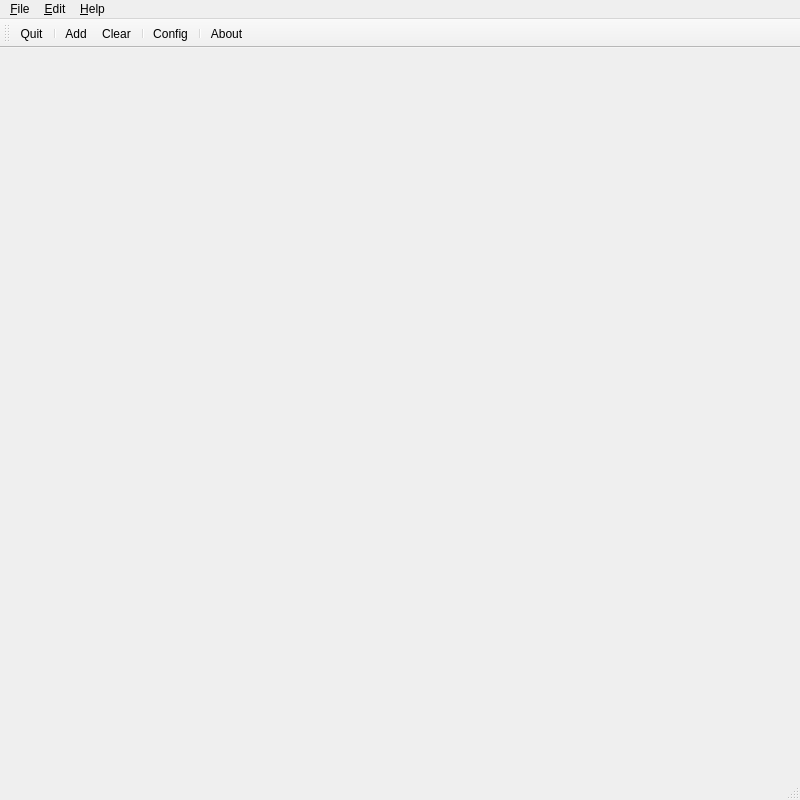
<?xml version="1.0" encoding="UTF-8"?>
<ui version="4.0">
 <class>MainWindow</class>
 <widget class="QMainWindow" name="MainWindow">
  <property name="geometry">
   <rect>
    <x>0</x>
    <y>0</y>
    <width>800</width>
    <height>800</height>
   </rect>
  </property>
  <property name="windowTitle">
   <string>dmmsnoop</string>
  </property>
  <widget class="QTableView" name="QTV_MidiMsg">
   <property name="horizontalScrollBarPolicy">
    <enum>Qt::ScrollBarAsNeeded</enum>
   </property>
   <property name="editTriggers">
    <set>QAbstractItemView::CurrentChanged|QAbstractItemView::SelectedClicked</set>
   </property>
   <property name="alternatingRowColors">
    <bool>false</bool>
   </property>
   <property name="selectionMode">
    <enum>QAbstractItemView::SingleSelection</enum>
   </property>
   <property name="verticalScrollMode">
    <enum>QAbstractItemView::ScrollPerPixel</enum>
   </property>
   <property name="horizontalScrollMode">
    <enum>QAbstractItemView::ScrollPerPixel</enum>
   </property>
   <attribute name="horizontalHeaderDefaultSectionSize">
    <number>150</number>
   </attribute>
   <attribute name="horizontalHeaderStretchLastSection">
    <bool>true</bool>
   </attribute>
   <attribute name="verticalHeaderVisible">
    <bool>true</bool>
   </attribute>
  </widget>
  <widget class="QMenuBar" name="menubar">
   <property name="geometry">
    <rect>
     <x>0</x>
     <y>0</y>
     <width>800</width>
     <height>26</height>
    </rect>
   </property>
   <widget class="QMenu" name="menuFile">
    <property name="title">
     <string>&amp;File</string>
    </property>
    <addaction name="quitAction"/>
   </widget>
   <widget class="QMenu" name="menuEdit">
    <property name="title">
     <string>&amp;Edit</string>
    </property>
    <addaction name="addAction"/>
    <addaction name="QA_ClearMsgMon"/>
    <addaction name="separator"/>
    <addaction name="configureAction"/>
   </widget>
   <widget class="QMenu" name="menuHelp">
    <property name="title">
     <string>&amp;Help</string>
    </property>
    <addaction name="aboutAction"/>
   </widget>
   <addaction name="menuFile"/>
   <addaction name="menuEdit"/>
   <addaction name="menuHelp"/>
  </widget>
  <widget class="QStatusBar" name="statusbar"/>
  <widget class="QToolBar" name="toolBar">
   <property name="windowTitle">
    <string>toolBar</string>
   </property>
   <property name="iconSize">
    <size>
     <width>16</width>
     <height>16</height>
    </size>
   </property>
   <property name="toolButtonStyle">
    <enum>Qt::ToolButtonTextUnderIcon</enum>
   </property>
   <attribute name="toolBarArea">
    <enum>TopToolBarArea</enum>
   </attribute>
   <attribute name="toolBarBreak">
    <bool>false</bool>
   </attribute>
   <addaction name="quitAction"/>
   <addaction name="separator"/>
   <addaction name="addAction"/>
   <addaction name="QA_ClearMsgMon"/>
   <addaction name="separator"/>
   <addaction name="configureAction"/>
   <addaction name="separator"/>
   <addaction name="aboutAction"/>
  </widget>
  <action name="addAction">
   <property name="icon">
    <iconset resource="resources.qrc">
     <normaloff>:/dmmsnoop/images/16x16/add.png</normaloff>:/dmmsnoop/images/16x16/add.png</iconset>
   </property>
   <property name="text">
    <string>Add</string>
   </property>
   <property name="toolTip">
    <string>Add a MIDI message to send.</string>
   </property>
   <property name="shortcut">
    <string>Ctrl+D</string>
   </property>
  </action>
  <action name="QA_ClearMsgMon">
   <property name="icon">
    <iconset resource="resources.qrc">
     <normaloff>:/dmmsnoop/images/16x16/clear.png</normaloff>:/dmmsnoop/images/16x16/clear.png</iconset>
   </property>
   <property name="text">
    <string>Clear</string>
   </property>
   <property name="toolTip">
    <string>Clear MIDI messages.</string>
   </property>
   <property name="shortcut">
    <string>Ctrl+L</string>
   </property>
  </action>
  <action name="quitAction">
   <property name="icon">
    <iconset resource="resources.qrc">
     <normaloff>:/dmmsnoop/images/16x16/quit.png</normaloff>:/dmmsnoop/images/16x16/quit.png</iconset>
   </property>
   <property name="text">
    <string>Quit</string>
   </property>
   <property name="toolTip">
    <string>Quit this application.</string>
   </property>
   <property name="shortcut">
    <string>Ctrl+Q</string>
   </property>
  </action>
  <action name="configureAction">
   <property name="icon">
    <iconset resource="resources.qrc">
     <normaloff>:/dmmsnoop/images/16x16/configure.png</normaloff>:/dmmsnoop/images/16x16/configure.png</iconset>
   </property>
   <property name="text">
    <string>Config</string>
   </property>
   <property name="toolTip">
    <string>Various setup parameters</string>
   </property>
   <property name="shortcut">
    <string>Ctrl+O</string>
   </property>
  </action>
  <action name="aboutAction">
   <property name="icon">
    <iconset resource="resources.qrc">
     <normaloff>:/dmmsnoop/images/16x16/information.png</normaloff>:/dmmsnoop/images/16x16/information.png</iconset>
   </property>
   <property name="text">
    <string>About</string>
   </property>
   <property name="toolTip">
    <string>About dmmsnoop.</string>
   </property>
   <property name="shortcut">
    <string>Ctrl+A</string>
   </property>
  </action>
 </widget>
 <resources>
  <include location="resources.qrc"/>
 </resources>
 <connections/>
</ui>
